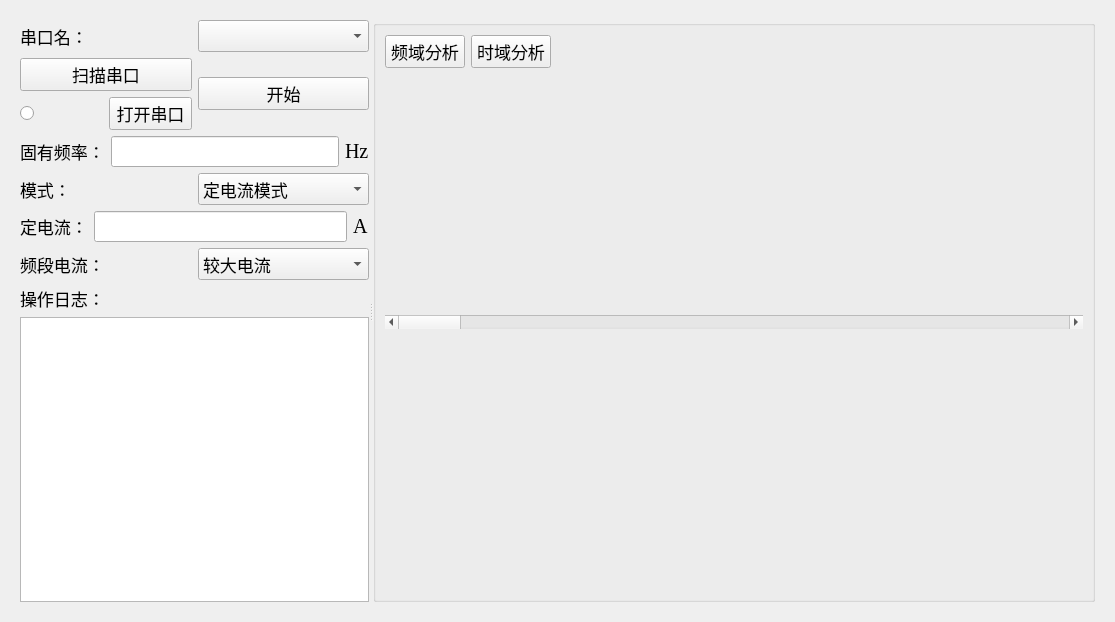
<?xml version="1.0" encoding="UTF-8"?>
<ui version="4.0">
 <class>WidgetPlot2D</class>
 <widget class="QWidget" name="WidgetPlot2D">
  <property name="geometry">
   <rect>
    <x>0</x>
    <y>0</y>
    <width>1115</width>
    <height>622</height>
   </rect>
  </property>
  <property name="windowTitle">
   <string>Form</string>
  </property>
  <layout class="QHBoxLayout" name="horizontalLayout">
   <item>
    <widget class="QWidget" name="widget" native="true">
     <layout class="QHBoxLayout" name="horizontalLayout_10">
      <item>
       <widget class="QSplitter" name="splitter">
        <property name="orientation">
         <enum>Qt::Horizontal</enum>
        </property>
        <widget class="QWidget" name="layoutWidget">
         <layout class="QVBoxLayout" name="verticalLayout_2">
          <item>
           <layout class="QHBoxLayout" name="horizontalLayout_2">
            <item>
             <widget class="QLabel" name="label">
              <property name="font">
               <font>
                <family>楷体</family>
                <pointsize>13</pointsize>
               </font>
              </property>
              <property name="text">
               <string>串口名：</string>
              </property>
             </widget>
            </item>
            <item>
             <widget class="QComboBox" name="comboBox_serialName">
              <property name="baseSize">
               <size>
                <width>0</width>
                <height>0</height>
               </size>
              </property>
              <property name="font">
               <font>
                <pointsize>15</pointsize>
               </font>
              </property>
             </widget>
            </item>
           </layout>
          </item>
          <item>
           <layout class="QHBoxLayout" name="horizontalLayout_8">
            <item>
             <layout class="QVBoxLayout" name="verticalLayout">
              <item>
               <widget class="QPushButton" name="pushButton_scanSerial">
                <property name="font">
                 <font>
                  <family>楷体</family>
                  <pointsize>13</pointsize>
                 </font>
                </property>
                <property name="text">
                 <string>扫描串口</string>
                </property>
               </widget>
              </item>
              <item>
               <layout class="QHBoxLayout" name="horizontalLayout_3">
                <item>
                 <widget class="QRadioButton" name="radioButton">
                  <property name="text">
                   <string/>
                  </property>
                 </widget>
                </item>
                <item>
                 <widget class="QPushButton" name="pushButton_openSerial">
                  <property name="font">
                   <font>
                    <family>楷体</family>
                    <pointsize>13</pointsize>
                   </font>
                  </property>
                  <property name="text">
                   <string>打开串口</string>
                  </property>
                 </widget>
                </item>
               </layout>
              </item>
             </layout>
            </item>
            <item>
             <widget class="QPushButton" name="pushButton_start">
              <property name="font">
               <font>
                <family>楷体</family>
                <pointsize>13</pointsize>
               </font>
              </property>
              <property name="text">
               <string>开始</string>
              </property>
             </widget>
            </item>
           </layout>
          </item>
          <item>
           <layout class="QHBoxLayout" name="horizontalLayout_4">
            <item>
             <widget class="QLabel" name="label_5">
              <property name="font">
               <font>
                <family>楷体</family>
                <pointsize>13</pointsize>
               </font>
              </property>
              <property name="text">
               <string>固有频率：</string>
              </property>
             </widget>
            </item>
            <item>
             <widget class="QLineEdit" name="lineEdit_frequency">
              <property name="font">
               <font>
                <family>Times New Roman</family>
                <pointsize>15</pointsize>
               </font>
              </property>
              <property name="text">
               <string/>
              </property>
             </widget>
            </item>
            <item>
             <widget class="QLabel" name="label_6">
              <property name="font">
               <font>
                <family>Times New Roman</family>
                <pointsize>15</pointsize>
               </font>
              </property>
              <property name="text">
               <string>Hz</string>
              </property>
             </widget>
            </item>
           </layout>
          </item>
          <item>
           <layout class="QHBoxLayout" name="horizontalLayout_5">
            <item>
             <widget class="QLabel" name="label_2">
              <property name="font">
               <font>
                <family>楷体</family>
                <pointsize>13</pointsize>
               </font>
              </property>
              <property name="text">
               <string>模式：</string>
              </property>
             </widget>
            </item>
            <item>
             <widget class="QComboBox" name="comboBox_pattern">
              <property name="enabled">
               <bool>true</bool>
              </property>
              <property name="baseSize">
               <size>
                <width>0</width>
                <height>0</height>
               </size>
              </property>
              <property name="font">
               <font>
                <family>楷体</family>
                <pointsize>13</pointsize>
               </font>
              </property>
              <property name="editable">
               <bool>false</bool>
              </property>
              <item>
               <property name="text">
                <string>定电流模式</string>
               </property>
              </item>
              <item>
               <property name="text">
                <string>控制模式</string>
               </property>
              </item>
             </widget>
            </item>
           </layout>
          </item>
          <item>
           <layout class="QHBoxLayout" name="horizontalLayout_6">
            <item>
             <widget class="QLabel" name="label_3">
              <property name="font">
               <font>
                <family>楷体</family>
                <pointsize>13</pointsize>
               </font>
              </property>
              <property name="text">
               <string>定电流：</string>
              </property>
             </widget>
            </item>
            <item>
             <widget class="QLineEdit" name="lineEdit_current">
              <property name="font">
               <font>
                <family>Times New Roman</family>
                <pointsize>15</pointsize>
               </font>
              </property>
              <property name="text">
               <string/>
              </property>
             </widget>
            </item>
            <item>
             <widget class="QLabel" name="label_4">
              <property name="font">
               <font>
                <family>Times New Roman</family>
                <pointsize>15</pointsize>
               </font>
              </property>
              <property name="text">
               <string>A</string>
              </property>
             </widget>
            </item>
           </layout>
          </item>
          <item>
           <layout class="QHBoxLayout" name="horizontalLayout_7">
            <item>
             <widget class="QLabel" name="label_7">
              <property name="font">
               <font>
                <family>楷体</family>
                <pointsize>13</pointsize>
               </font>
              </property>
              <property name="text">
               <string>频段电流：</string>
              </property>
             </widget>
            </item>
            <item>
             <widget class="QComboBox" name="comboBox_bandCurrent">
              <property name="enabled">
               <bool>true</bool>
              </property>
              <property name="baseSize">
               <size>
                <width>0</width>
                <height>0</height>
               </size>
              </property>
              <property name="font">
               <font>
                <family>楷体</family>
                <pointsize>13</pointsize>
               </font>
              </property>
              <property name="editable">
               <bool>false</bool>
              </property>
              <item>
               <property name="text">
                <string>较大电流</string>
               </property>
              </item>
              <item>
               <property name="text">
                <string>较小电流</string>
               </property>
              </item>
             </widget>
            </item>
           </layout>
          </item>
          <item>
           <widget class="QLabel" name="label_8">
            <property name="font">
             <font>
              <family>楷体</family>
              <pointsize>13</pointsize>
             </font>
            </property>
            <property name="text">
             <string>操作日志：</string>
            </property>
           </widget>
          </item>
          <item>
           <widget class="QTextBrowser" name="textBrowser_operationLogs"/>
          </item>
         </layout>
        </widget>
        <widget class="QGroupBox" name="groupBox">
         <property name="title">
          <string/>
         </property>
         <layout class="QVBoxLayout" name="verticalLayout_4">
          <item>
           <layout class="QHBoxLayout" name="horizontalLayout_9">
            <item>
             <widget class="QPushButton" name="pushButton_frequencyDomain">
              <property name="font">
               <font>
                <family>楷体</family>
                <pointsize>13</pointsize>
               </font>
              </property>
              <property name="text">
               <string>频域分析</string>
              </property>
             </widget>
            </item>
            <item>
             <widget class="QPushButton" name="pushButton_timeDoamin">
              <property name="font">
               <font>
                <family>楷体</family>
                <pointsize>13</pointsize>
               </font>
              </property>
              <property name="text">
               <string>时域分析</string>
              </property>
             </widget>
            </item>
            <item>
             <spacer name="horizontalSpacer">
              <property name="orientation">
               <enum>Qt::Horizontal</enum>
              </property>
              <property name="sizeHint" stdset="0">
               <size>
                <width>298</width>
                <height>20</height>
               </size>
              </property>
             </spacer>
            </item>
           </layout>
          </item>
          <item>
           <layout class="QVBoxLayout" name="verticalLayout_3">
            <item>
             <widget class="QCustomPlot" name="cusplot" native="true">
              <property name="minimumSize">
               <size>
                <width>0</width>
                <height>0</height>
               </size>
              </property>
             </widget>
            </item>
            <item>
             <widget class="QScrollBar" name="horizontalScrollBar">
              <property name="orientation">
               <enum>Qt::Horizontal</enum>
              </property>
             </widget>
            </item>
           </layout>
          </item>
          <item>
           <widget class="QCustomPlot" name="cuslot_frequency" native="true">
            <property name="minimumSize">
             <size>
              <width>590</width>
              <height>145</height>
             </size>
            </property>
           </widget>
          </item>
         </layout>
        </widget>
       </widget>
      </item>
     </layout>
    </widget>
   </item>
  </layout>
 </widget>
 <customwidgets>
  <customwidget>
   <class>QCustomPlot</class>
   <extends>QWidget</extends>
   <header>qcustomplot.h</header>
   <container>1</container>
  </customwidget>
 </customwidgets>
 <resources/>
 <connections/>
</ui>
